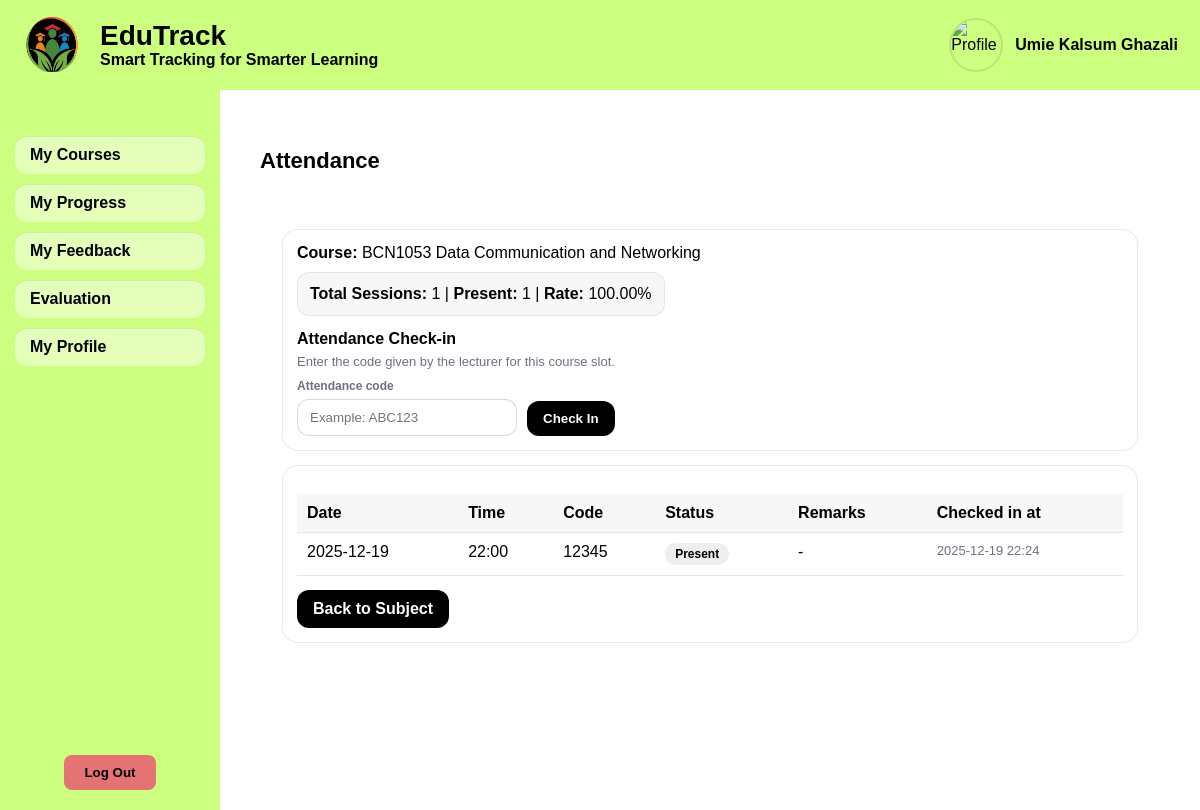
The page /student_attendance.php?courseID=1 (signed in) on the database its author committed.
### tables this page shows
CREATE TABLE `user` (
  `userID` int NOT NULL,
  `full_name` varchar(255) NOT NULL,
  `email` varchar(255) NOT NULL,
  `password_hash` varchar(255) NOT NULL,
  `role` enum('student','lecturer','admin') NOT NULL,
  `status` enum('pending','active','deactivated','rejected') NOT NULL DEFAULT 'pending',
  `age` int DEFAULT NULL,
  `approved_at` timestamp NULL DEFAULT NULL,
  `created_at` timestamp NOT NULL DEFAULT CURRENT_TIMESTAMP,
  `updated_at` timestamp NOT NULL DEFAULT CURRENT_TIMESTAMP ON UPDATE CURRENT_TIMESTAMP,
  `last_login_at` timestamp NULL DEFAULT NULL,
  `deleted_at` timestamp NULL DEFAULT NULL,
  `force_password_reset` tinyint(1) NOT NULL DEFAULT '0'
);

CREATE TABLE `course` (
  `courseID` int NOT NULL,
  `courseName` varchar(255) NOT NULL,
  `userID` int NOT NULL
);

CREATE TABLE `attendance` (
  `attendanceID` int NOT NULL,
  `slotID` int DEFAULT NULL,
  `sessionDate` date NOT NULL,
  `status` enum('Present','Absent','Late','Excused') NOT NULL,
  `remarks` varchar(255) DEFAULT NULL,
  `checkedInAt` datetime DEFAULT NULL,
  `courseID` int NOT NULL,
  `userID` int NOT NULL
);

CREATE TABLE `attendance_slot` (
  `slotID` int NOT NULL,
  `courseID` int NOT NULL,
  `slotDate` date NOT NULL,
  `slotTime` time NOT NULL,
  `code` varchar(20) NOT NULL,
  `createdBy` int NOT NULL,
  `createdAt` timestamp NOT NULL DEFAULT CURRENT_TIMESTAMP,
  `updatedAt` timestamp NOT NULL DEFAULT CURRENT_TIMESTAMP ON UPDATE CURRENT_TIMESTAMP
);

### includes/functions.php (called while the page is built, shortened)
<?php
function get_user_by_id($conn, $userID)
{
    $stmt = $conn->prepare("SELECT * FROM user WHERE userID = ? AND deleted_at IS NULL");
    $stmt->bind_param("i", $userID);
    $stmt->execute();
    $result = $stmt->get_result();
    return $result->fetch_assoc();
}

### student_attendance.php (the view, shortened to what this page needs)
<?php
require_once 'config.php';
require_once 'includes/functions.php';
$user = get_user_by_id($conn, $_SESSION['userID']);
$userID = (int)($_SESSION['userID'] ?? 0);
$courseID = isset($_GET['courseID']) ? (int)$_GET['courseID'] : 0;
$cstmt = $conn->prepare("SELECT courseName FROM course WHERE courseID = ? LIMIT 1");
$cstmt->bind_param("i", $courseID);
$cstmt->execute();
$crow = $cstmt->get_result()->fetch_assoc();
$courseName = $crow ? $crow['courseName'] : "Course";
function h($s)
{
  return htmlspecialchars((string)$s, ENT_QUOTES, 'UTF-8');
}
function table_exists(mysqli $conn, string $table): bool
{
  $table = preg_replace('/[^a-zA-Z0-9_]/', '', $table);
  $sql = "SHOW TABLES LIKE '" . $conn->real_escape_string($table) . "'";
  $res = $conn->query($sql);
  return $res && $res->num_rows > 0;
}
function has_column(mysqli $conn, string $table, string $col): bool
{
  $table = preg_replace('/[^a-zA-Z0-9_]/', '', $table);
  $col   = preg_replace('/[^a-zA-Z0-9_]/', '', $col);
  $sql = "SHOW COLUMNS FROM `$table` LIKE '" . $conn->real_escape_string($col) . "'";
  $res = $conn->query($sql);
  return $res && $res->num_rows > 0;
}
$slotTableOk = table_exists($conn, 'attendance_slot');
$attendanceHasSlot = has_column($conn, 'attendance', 'slotID');
$attendanceHasChecked = has_column($conn, 'attendance', 'checkedInAt');
$rows = [];
if ($slotTableOk && $attendanceHasSlot) {
  $sql = "
    SELECT
      s.slotDate,
      s.slotTime,
      s.code,
      a.status,
      a.remarks
      " . ($attendanceHasChecked ? ", a.checkedInAt" : "") . "
    FROM attendance a
    LEFT JOIN attendance_slot s ON s.slotID = a.slotID
    WHERE a.courseID = ? AND a.userID = ?
    ORDER BY
      COALESCE(s.slotDate, a.sessionDate) DESC,
      COALESCE(s.slotTime, '00:00:00') DESC,
      a.attendanceID DESC
  ";
  $stmt = $conn->prepare($sql);
  $stmt->bind_param("ii", $courseID, $userID);
  $stmt->execute();
  $rows = $stmt->get_result()->fetch_all(MYSQLI_ASSOC);
} else {
  $stmt = $conn->prepare("SELECT sessionDate, status, remarks FROM attendance WHERE courseID = ? AND userID = ? ORDER BY sessionDate DESC");
  $stmt->bind_param("ii", $courseID, $userID);
  $stmt->execute();
  $rows = $stmt->get_result()->fetch_all(MYSQLI_ASSOC);
  $stmt->close();
}
$total = count($rows);
$presentCount = 0;
foreach ($rows as $r) {
  $st = strtolower((string)($r['status'] ?? ''));
  if ($st === 'present') {
    $presentCount++;
  }
}
$rate = ($total > 0) ? round(($presentCount / $total) * 100, 2) : 0.00;
function fmt_time($t)
{
  return date('H:i', strtotime($t));
}
function fmt_dt($dt)
{
  return date('Y-m-d H:i', strtotime($dt));
}
?>
<!DOCTYPE html>
<html lang="en">
<head>
  <link rel="stylesheet" href="style.css">
</head>
<body>
  <div class="header student-theme">
    <div class="brand">
      <img src="assets/logoedutrack.png" alt="EduTrack Logo">
      <div class="title">
        <h1>EduTrack</h1>
        <span>Smart Tracking for Smarter Learning</span>
      </div>
    </div>
    <div class="user-info">
      <?php if (!empty($user['profile_picture']) && file_exists($user['profile_picture'])): ?>
        <img src="<?php echo htmlspecialchars($user['profile_picture']); ?>" class="profile-icon" alt="Profile">
      <?php else: ?>
        <img src="assets/profile.png" class="profile-icon" alt="Profile">
      <?php endif; ?>
      <span class="user-name"><?php echo htmlspecialchars($user['full_name']); ?></span>
    </div>
  </div>
  <div class="content-wrapper">
    <div class="sidebar student-theme">
      <ul>
        <li><a href="student_courses.php">My Courses</a></li>
        <li><a href="student_progress.php">My Progress</a></li>
        <li><a href="student_myfeedback.php">My Feedback</a></li>
        <li><a href="lectevaluationlist.php">Evaluation</a></li>
        <li><a href="profile.php">My Profile</a></li>
      </ul>
      <button class="logout-btn" onclick="window.location.href='logout.php'">Log Out</button>
    </div>
    <div class="main-content">
      <div class="topbar">
        <h2>Attendance</h2>
      </div>
      <div class="wrap">
        <div class="panel">
          <div><strong>Course:</strong> <?php echo h($courseName); ?></div>
          <div class="summary">
            <strong>Total Sessions:</strong> <?php echo (int)$total; ?> |
            <strong>Present:</strong> <?php echo (int)$presentCount; ?> |
            <strong>Rate:</strong> <?php echo number_format($rate, 2); ?>%
          </div>
          <?php if ($slotTableOk && $attendanceHasSlot): ?>
            <div style="margin-top:14px;">
              <div style="font-weight:900;margin-bottom:6px;">Attendance Check-in</div>
              <div class="muted">Enter the code given by the lecturer for this course slot.</div>
              <form method="POST" action="" style="margin-top:10px;">
                <div class="row">
                  <div class="field">
                    <label>Attendance code</label>
                    <input type="text" name="code" maxlength="20" placeholder="Example: ABC123" required>
                  </div>
                  <button class="btn" type="submit">Check In</button>
                </div>
              </form>
            </div>
          <?php else: ?>
            <div class="muted" style="margin-top:14px;">
              Check-in by code is not available yet. Database patch is required.
            </div>
          <?php endif; ?>
        </div>
        <div class="panel">
          <?php if (empty($rows)) : ?>
            <p>No attendance records found for this course yet.</p>
          <?php else : ?>
            <table>
              <thead>
                <tr>
                  <?php if ($slotTableOk && $attendanceHasSlot): ?>
                    <th>Date</th>
                    <th>Time</th>
                    <th>Code</th>
                    <th>Status</th>
                    <th>Remarks</th>
                    <?php if ($attendanceHasChecked): ?><th>Checked in at</th><?php endif; ?>
                  <?php else: ?>
                    <th>Session Date</th>
                    <th>Status</th>
                    <th>Remarks</th>
                  <?php endif; ?>
                </tr>
              </thead>
              <tbody>
                <?php foreach ($rows as $r): ?>
                  <tr>
                    <?php if ($slotTableOk && $attendanceHasSlot): ?>
                      <td><?php echo h($r['slotDate'] ?? $r['sessionDate'] ?? '-'); ?></td>
                      <td><?php echo h(fmt_time($r['slotTime'] ?? '')); ?></td>
                      <td><?php echo h($r['code'] ?? '-'); ?></td>
                      <td><span class="pill"><?php echo h($r['status'] ?? '-'); ?></span></td>
                      <td><?php echo h(($r['remarks'] ?? '') !== '' ? $r['remarks'] : '-'); ?></td>
                      <?php if ($attendanceHasChecked): ?>
                        <td class="muted"><?php echo h(fmt_dt($r['checkedInAt'] ?? '')); ?></td>
                      <?php endif; ?>
                    <?php else: ?>
                      <td><?php echo h($r['sessionDate']); ?></td>
                      <td><?php echo h($r['status']); ?></td>
                      <td><?php echo h(($r['remarks'] ?? '') !== '' ? $r['remarks'] : '-'); ?></td>
                    <?php endif; ?>
                  </tr>
                <?php endforeach; ?>
              </tbody>
            </table>
          <?php endif; ?>
          <div style="margin-top:14px;">
            <a class="btn" href="student_subject.php?courseID=<?php echo (int)$courseID; ?>">Back to Subject</a>
          </div>
        </div>
      </div>
    </div>
  </div>
</body>
</html>

### style.css (style rules this page uses)
body { margin: 0; font-family: "Poppins", sans-serif; }
.content-wrapper { display: flex; min-height: calc(100vh - 90px); }
.header { height: 90px; display: flex; align-items: center; justify-content: space-between; padding: 0 22px; }
.brand { display: flex; align-items: center; gap: 14px; }
.brand img { width: 64px; height: 64px; }
.brand .title { display: flex; flex-direction: column; }
.brand .title h1 { font-size: 28px; line-height: 1.1; margin: 0; }
.brand .title span { font-size: 16px; font-weight: 600; }
.sidebar { width: 220px; height: calc(100vh - 100px); color: #000; display: flex; flex-direction: column; align-items: center; padding-top: 20px; position: sticky; top: 0; overflow-y: auto; }
.sidebar ul { list-style: none; padding: 0; width: 100%; }
.sidebar ul li { margin: 10px 0; }
.sidebar ul li a { display: block; padding: 10px 15px; text-align: left; border-radius: 12px; margin: 0 15px; text-decoration: none; color: #000; font-weight: 600; background: rgba(255,255,255,0.45); box-shadow: 0 1px 0 rgba(0,0,0,0.08) inset; }
.student-theme { background-color: #ccff80; }
.logout-btn { background-color: #e57373; color: #000; font-weight: bold; border: none; padding: 10px 20px; border-radius: 8px; cursor: pointer; margin-top: auto; margin-bottom: 20px; }
.main-content { flex: 1; padding: 40px; background: #fff; }
.topbar { display: flex; justify-content: space-between; align-items: center; }
.topbar h2 { font-size: 22px; }
.user-info { display: flex; align-items: center; gap: 12px; }
.user-info .profile-icon { width: 50px; height: 50px; border-radius: 50%; object-fit: cover; border: 2px solid rgba(0,0,0,0.1); }
.user-info .user-name { font-size: 16px; font-weight: 600; color: #000; }
.profile-icon { width: 40px; height: 40px; border: 1px solid #aaa; border-radius: 5px; }

### student_attendance.php (style rules this page uses)
.wrap { padding: 22px; }
.panel { background: rgba(255, 255, 255, 0.88); border: 1px solid rgba(0, 0, 0, 0.08); border-radius: 16px; padding: 14px; margin-top: 14px; max-width: 1100px; }
.summary { margin-top: 10px; padding: 12px; background: rgba(0, 0, 0, 0.03); border-radius: 12px; display: inline-block; border: 1px solid rgba(0, 0, 0, 0.08); }
.muted { color: #6b7280; font-size: 13px; }
.row { display: flex; gap: 10px; flex-wrap: wrap; align-items: end; }
.field { display: flex; flex-direction: column; gap: 6px; min-width: 220px; }
.field label { font-size: 12px; color: #6b7280; font-weight: 800; }
.field input { padding: 10px 12px; border-radius: 12px; border: 1px solid rgba(0, 0, 0, 0.15); background: #fff; }
.btn { display: inline-block; background: #000; color: #fff; text-decoration: none; padding: 10px 16px; border-radius: 12px; font-weight: 900; border: none; cursor: pointer; transition: opacity 0.12s ease-in-out, transform 0.08s ease-in-out; }
table { width: 100%; border-collapse: collapse; margin-top: 14px; }
th, td { border-bottom: 1px solid rgba(0, 0, 0, 0.10); padding: 10px; text-align: left; vertical-align: top; }
th { background: rgba(0, 0, 0, 0.03); }
.pill { display: inline-block; padding: 4px 10px; border-radius: 999px; background: rgba(31, 41, 55, 0.08); font-size: 12px; font-weight: 900; }

### rows shown on the page
user: full_name "Umie Kalsum Ghazali"
course: courseName "BCN1053 Data Communication and Networking"
attendance: slotID.slotDate "2025-12-19", slotID.slotTime "22:00", slotID.code "12345", status "Present", remarks "-", checkedInAt "2025-12-19 22:24"

### other values the page prints
$total "1"
$presentCount "1"
$rate "100.00"
